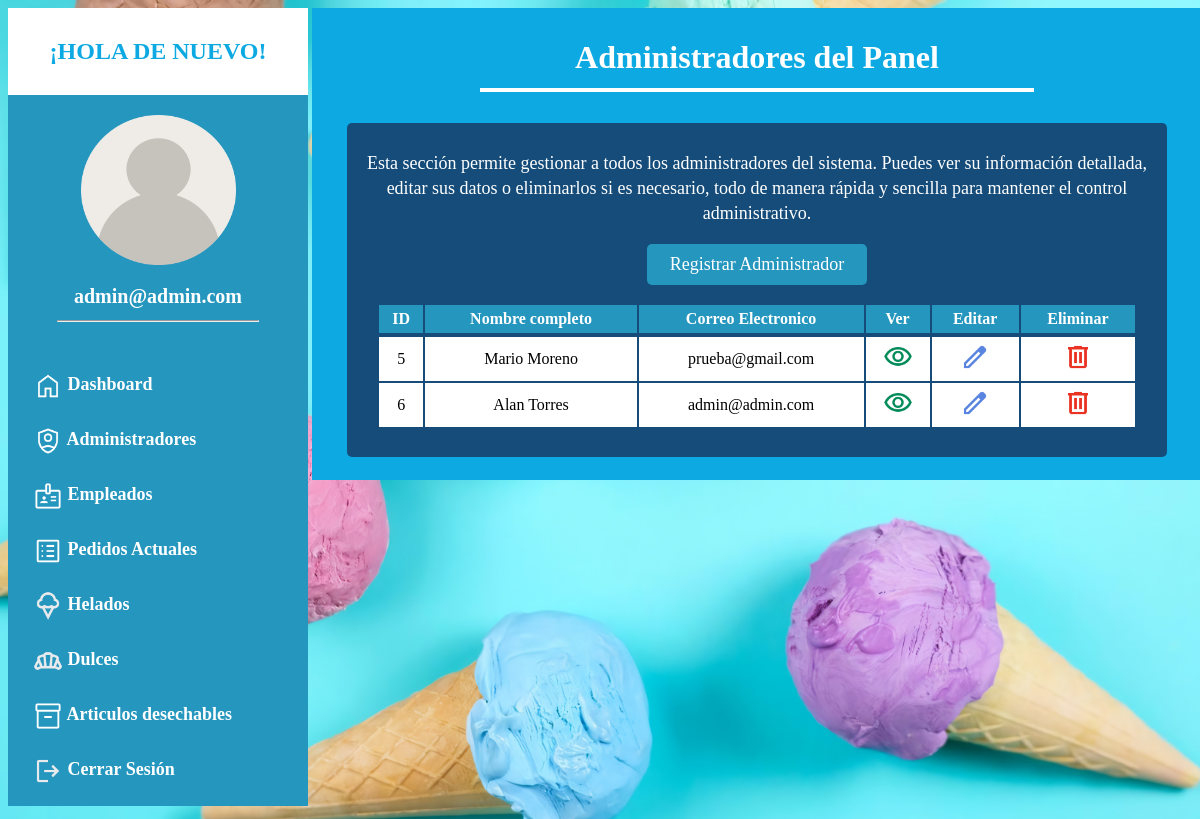
/administradores.php (signed in), run on the app's committed database.
### tables this page shows
CREATE TABLE `administradores` (
  `id_admin` int(11) NOT NULL,
  `nombre` varchar(100) DEFAULT NULL,
  `correo` varchar(100) DEFAULT NULL,
  `contrasena` varchar(100) DEFAULT NULL,
  `fecha_nacimiento` date DEFAULT NULL,
  `telefono` char(10) DEFAULT NULL
);

### administradores.php (the view, shortened to what this page needs)
<!DOCTYPE html>
<html lang="en">
<head>
    <link rel="stylesheet" href="style_panel_admin.css">
</head>
<body>
    <div class="ancho">
        <?php
        include "menu_panel_admin.php";
        ?>
        <div class="contenedorpaneladmin">
            <div class="contenedor4 centrar">
                <h1>Administradores del Panel</h1>
                <hr>
            </div>
            <br>
            <div class="contenedor5 centrar">
                <p>Esta sección permite gestionar a todos los administradores del sistema.
                    Puedes ver su información detallada, editar sus datos o eliminarlos si es necesario,
                    todo de manera rápida y sencilla para mantener el control administrativo.
                </p>
                <a href="registrar_admin_panel.php" class="btn_registrar_admin_2">Registrar Administrador</a>
                <br><br>
                <table class="centrar">
                    <tr>
                        <th>ID</th>
                        <th>Nombre completo</th>
                        <th>Correo Electronico</th>
                        <th>Ver</th>
                        <th>Editar</th>
                        <th>Eliminar</th>
                    </tr>
                    <tr>
                        <?php
                        require "conexion.php";
                        $todos_datos = "SELECT * FROM administradores ORDER BY id_admin ASC";
                        $resultado = mysqli_query($conectar, $todos_datos);
                        while ($fila = mysqli_fetch_assoc($resultado)) {
                        ?>
                    <tr>
                        <td><?php echo $fila["id_admin"] ?></td>
                        <td><?php echo $fila["nombre"] ?></td>
                        <td><?php echo $fila["correo"] ?></td>
                        <td><a href="ver_admin.php?id=<?php echo $fila['id_admin']; ?>"><img src="./img/icono_ver.png" class="icono_tabla_admin"></a></td>
                        <td><a href="editar_admin.php?id=<?php echo $fila['id_admin']; ?>"><img src="./img/icono_editar.png" class="icono_tabla_admin"></a></td>
                        <td><a href="#" onclick="validar('eliminar_admin.php?id=<?php echo $fila['id_admin']; ?>')"><img src="./img/icono_eliminar.png" class="icono_tabla_admin"></a></a></td>
                    </tr>
                <?php
                        }
                ?>
                </table>
                <br>
            </div>
            <br>
        </div>
    </div>
    <br><br>
</body>
</html>

### style_panel_admin.css (style rules this page uses)
body { font-family: 'Times New Roman', Times, serif; background: url(./img/bg.jpg) no-repeat center top; background-size:cover; }
:root { --color1: rgb(37, 150, 190); --color2: white; --color3: #8cf5f9; --color4: #154c79; --color5: #0ca9e2; --color6: red; }
.ancho { width: 1200px; margin: auto; }
.centrar { text-align: center; }
.contenedorpaneladmin { width: 880px; background-color: var(--color5); display: inline-block; vertical-align: top; padding: 5px; }
.contenedor4 { width: 850px; color: var(--color2); padding: 5px; margin-left: 10px; border-radius: 10px; }
.contenedor4 hr { margin-top: -10px; width: 550px; border: 2px var(--color2) solid; }
.contenedor5 { width: 800px; background-color: var(--color4); color: var(--color2); padding: 10px; margin-left: 30px; border-radius: 5px; }
.contenedor5 p { font-size: 18px; line-height: 25px; }
.btn_registrar_admin_2 { width: 200px; display: inline-block; background-color: var(--color1); color: var(--color2); text-decoration: none; padding: 10px; font-size: 18px; border-radius: 5px; }
.icono_tabla_admin { width: 30px; }
table { width: 95%; margin-left: 20px; }
table tr th { padding: 5px 5px; background-color: var(--color1); color: white; }
table tr td { color: black; background-color: var(--color2); padding: 5px 5px; }
.contenedor5 { width: 800px; background-color: var(--color4); color: var(--color5); padding: 10px; margin-left: 30px; border-radius: 5px; }
.contenedor5 p { font-size: 18px; line-height: 25px; color: var(--color2); }

### data on the page
administradores: id_admin "5", nombre "Mario Moreno", correo "prueba@gmail.com"
administradores: id_admin "6", nombre "Alan Torres", correo "admin@admin.com"

### other printed values
$adminCorreo "admin@admin.com"
